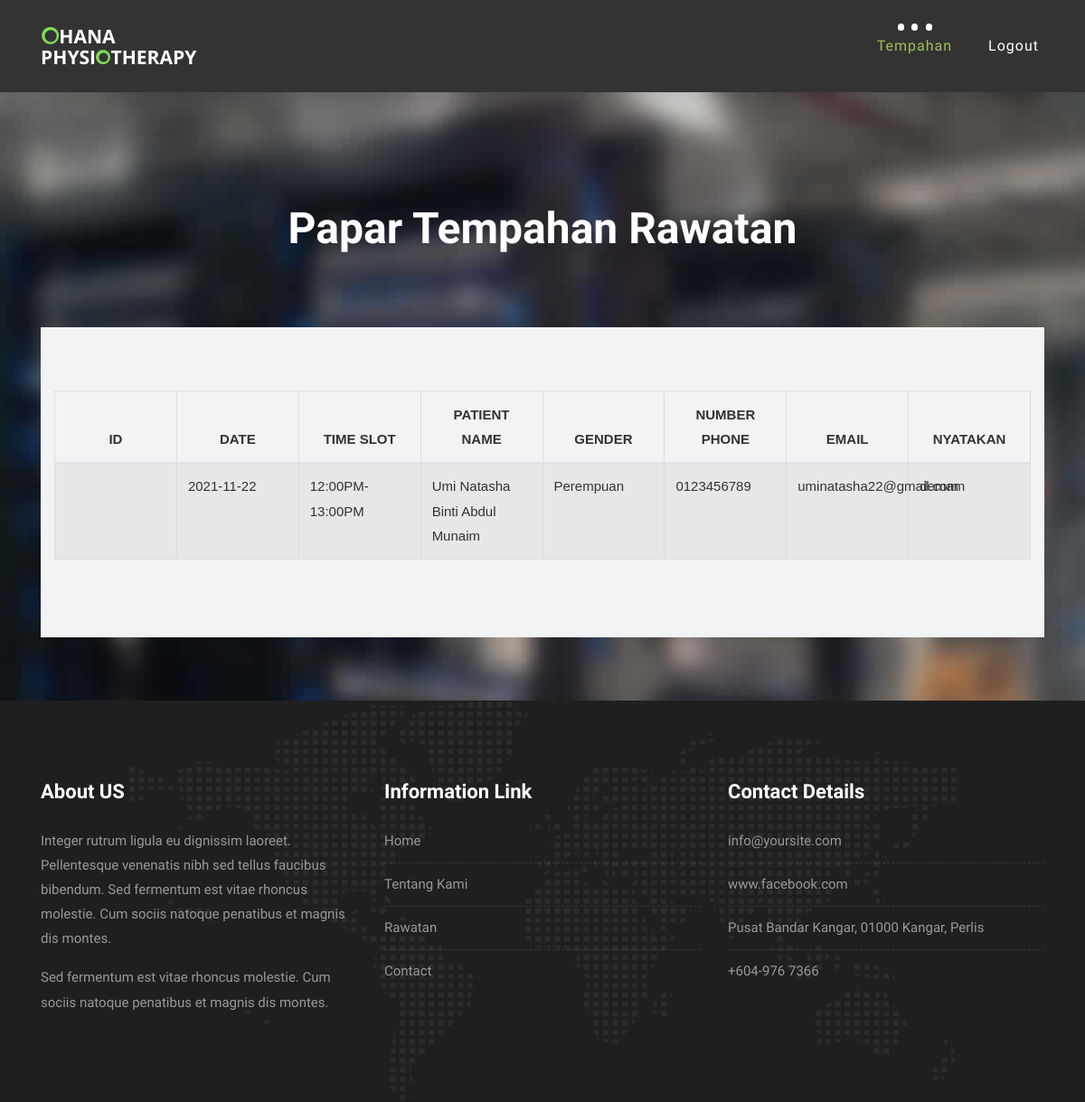
/listview.php, run on the app's committed database.
### tables this page shows
CREATE TABLE `bookings` (
  `id_book` int(11) NOT NULL,
  `date` date NOT NULL,
  `timeslot` varchar(50) NOT NULL,
  `name` varchar(50) NOT NULL,
  `gender` varchar(50) NOT NULL,
  `phone` varchar(50) NOT NULL,
  `email` varchar(50) NOT NULL,
  `comment` varchar(50) NOT NULL,
  `id_patient` int(11) NOT NULL
);

### listview.php (the view, shortened to what this page needs)
<?php
include('connection.php');
$sql = "SELECT * FROM bookings";
$result = mysqli_query($conn, $sql);
?>
<!DOCTYPE html>
<html lang="en">
        <link href="//maxcdn.bootstrapcdn.com/bootstrap/4.1.1/css/bootstrap.min.css" rel="stylesheet" id="bootstrap-css">
        <link rel="stylesheet" href="//maxcdn.bootstrapcdn.com/bootstrap/4.0.0-alpha.6/css/bootstrap.min.css" />
        <link href="//maxcdn.bootstrapcdn.com/font-awesome/4.3.0/css/font-awesome.min.css" rel="stylesheet" />
    <link rel="stylesheet" href="css/bootstrap.min.css">
    <link rel="stylesheet" href="style.css">
    <link rel="stylesheet" href="css/versions.css">
    <link rel="stylesheet" href="css/responsive.css">
    <link rel="stylesheet" href="css/custom.css">
</head>
<body class="host_version">
	<header class="top-navbar">
		<nav class="navbar navbar-expand-lg navbar-light bg-light">
			<div class="container-fluid">
				<a class="navbar-brand" href="index.php">
					<img src="images/ohana.png" alt="" />
				</a>
				<div class="collapse navbar-collapse" id="navbars-host">
					<ul class="navbar-nav ml-auto">
						<li class="nav-item active"><a class="nav-link" href="viewbooking.php">Tempahan</a></li>
						<li class="nav-item"><a class="nav-link" href="logout.php">Logout</a></li>
					</ul>
				</div>
			</div>
		</nav>
	</header>
	<div class="all-title-box">
		<div class="container text-center">
			<h1>Papar Tempahan Rawatan<span class="m_1"></span></h1>
		</div>
	<section class="page-section">
		<div class="container">
			<div id="overviews" class="section lb">
			<div class="container">
				<table id="staff" class="table table-striped">
					<tr>
					<thead>
					<th><center>ID</center></th>
					<th><center>DATE</center></th>
					<th><center>TIME SLOT</center></th>
					<th><center>PATIENT NAME</center></th>
					<th><center>GENDER</center></th>
					<th><center>NUMBER PHONE</center></th>
					<th><center>EMAIL</center></th>
					<th><center>NYATAKAN</center></th>
					</thead>
					<?php
						if(mysqli_num_rows($result) > 0)
						{
						while($row = mysqli_fetch_assoc($result))
						{
					?>
					<body>
						<tr>
							<td><?php echo $row["id"];?></td>
							<td><?php echo $row['date']; ?></td>
							<td><?php echo $row['timeslot']; ?></td>
							<td><?php echo $row['name'];?></td>
							<td><?php echo $row['gender']; ?></td>
							<td><?php echo $row['phone']; ?></td>
							<td><?php echo $row['email']; ?></td>
							<td><?php echo $row['comment']; ?></td>
						</tr>
					</body>
					<?php
						   }
						}
						else
						{
						   echo "0 results";
						}
					?>
				</table>
			</div>
			</div>
		</div>
	</section>
    <footer class="footer">
        <div class="container">
            <div class="row">
                <div class="col-lg-4 col-md-4 col-xs-12">
                    <div class="widget clearfix">
                        <div class="widget-title">
                            <h3>About US</h3>
                        </div>
                        <p> Integer rutrum ligula eu dignissim laoreet. Pellentesque venenatis nibh sed tellus faucibus bibendum. Sed fermentum est vitae rhoncus molestie. Cum sociis natoque penatibus et magnis dis montes.</p>
                        <p>Sed fermentum est vitae rhoncus molestie. Cum sociis natoque penatibus et magnis dis montes.</p>
                    </div>
                </div>
				<div class="col-lg-4 col-md-4 col-xs-12">
                    <div class="widget clearfix">
                        <div class="widget-title">
                            <h3>Information Link</h3>
                        </div>
                        <ul class="footer-links">
                            <li><a href="index.php">Home</a></li>
							<li><a href="about.php">Tentang Kami</a></li>
							<li><a href="hosting.php">Rawatan</a></li>
							<li><a href="contact.php">Contact</a></li>
                        </ul>
                    </div>
                </div>
                <div class="col-lg-4 col-md-4 col-xs-12">
                    <div class="widget clearfix">
                        <div class="widget-title">
                            <h3>Contact Details</h3>
                        </div>
                        <ul class="footer-links">
                            <li><a href="mailto:#">info@yoursite.com</a></li>
                            <li><a href="#">www.facebook.com</a></li>
                            <li> Pusat Bandar Kangar, 01000 Kangar, Perlis</li>
                            <li>+604-976 7366</li>
                        </ul>
                    </div>
                </div>
            </div>
        </div>
    </footer>
</body>
</html>

### style.css (style rules this page uses)
body { color: #333333; font-size: 15px; font-family: 'Quicksand', sans-serif; line-height: 1.80857; }
html, body { height: 100%; }
a { color: #1f1f1f; text-decoration: none !important; outline: none !important; -webkit-transition: all .3s ease-in-out; -moz-transition: all .3s ease-in-out; -ms-transition: all .3s ease-in-out; -o-transition: all .3s ease-in-out; transition: all .3s ease-in-out; }
h1, h2, h3, h4, h5, h6 { letter-spacing: 0; font-weight: normal; position: relative; padding: 0 0 10px 0; font-weight: normal; line-height: 120% !important; color: #1f1f1f; margin: 0 }
h1 { font-size: 24px }
h3 { font-size: 18px }
a { color: #1f1f1f; text-decoration: none; outline: none; }
a, .btn { text-decoration: none !important; outline: none !important; -webkit-transition: all .3s ease-in-out; -moz-transition: all .3s ease-in-out; -ms-transition: all .3s ease-in-out; -o-transition: all .3s ease-in-out; transition: all .3s ease-in-out; }
.top-navbar .bg-light { background: #333333 !important; }
.top-navbar .navbar-light .navbar-nav .nav-link { color: #ffffff; font-size: 16px; font-weight: 500; }
.top-navbar .navbar-light .navbar-nav .nav-item { position: relative; display: inline-block; padding: 15px 0px; margin: 0px 20px; }
.top-navbar .navbar-light .navbar-nav .nav-item .nav-link { padding: 6px 0px; position: relative; display: block; line-height: 30px; letter-spacing: 1px; }
.top-navbar .navbar-light .navbar-nav .nav-item::after { position: absolute; content: ''; left: 50%; bottom: auto; top: 11px; width: 7px; height: 8px; opacity: 0; margin-left: -3px; background-color: #ffffff; border-radius: 50px; -webkit-transform: translateY(0px); transform: translateY(0px); transition: all 900ms ease; -webkit-transition: all 900ms ease; -ms-transition: all 900ms ease; -o-transition: all 900ms ease; -moz-transition: all 900ms ease; }
.top-navbar .navbar-light .navbar-nav .nav-item .nav-link::before { position: absolute; content: ''; left: 0%; bottom: auto; top: -4px; width: 7px; height: 8px; border-radius: 50px; opacity: 0; margin-left: -10px; background-color: #ffffff; -webkit-transform: translateY(0px); transform: translateY(0px); transition: all 900ms ease; -webkit-transition: all 900ms ease; -ms-transition: all 900ms ease; -o-transition: all 900ms ease; -moz-transition: all 900ms ease; }
.top-navbar .navbar-light .navbar-nav .nav-item .nav-link::after { position: absolute; content: ''; right: 0%; left: auto; bottom: auto; top: -4px; width: 7px; height: 8px; border-radius: 50px; border: none !important; opacity: 0; margin-right: -11px; background-color: #ffffff; transition: all 900ms ease; -webkit-transition: all 900ms ease; -ms-transition: all 900ms ease; -o-transition: all 900ms ease; -moz-transition: all 900ms ease; }
.top-navbar .navbar-light .navbar-nav .nav-item.active::after { opacity: 1; }
.top-navbar .navbar-light .navbar-nav .nav-item.active .nav-link::before { opacity: 1; left: 40%; }
.top-navbar .navbar-light .navbar-nav .nav-item.active .nav-link { color: #9dc15b; }
.top-navbar .navbar-light .navbar-nav .nav-item.active .nav-link::after { opacity: 1; right: 40%; }
.top-navbar .bg-light { padding-top: 15px; padding-bottom: 15px; box-shadow: 0 0 18px 0 rgba(0,0,0,.12); }
.section { display: block; position: relative; overflow: hidden; padding: 70px 0; }
.section.lb { background-color: #f2f3f5; }
.page-section { padding: 70px 0px; }
.footer { padding: 90px 0 80px !important; color: #999; background:#1f1f1f url('images/world-map.png') no-repeat center; }
.footer .widget-title { position: relative; display: block; margin-bottom: 30px; }
.footer .widget-title h3 { color: #fff; font-weight: 700; font-size: 22px; padding: 0; margin: 0; line-height: 1 !important; }
.footer-links { list-style: none; padding: 0; }
.footer-links a { color: #999; }
.footer-links li { margin-bottom: 10px; display: block; width: 100%; border-bottom: 1px dashed rgba(255, 255, 255, 0.1); padding-bottom: 10px; }
.footer-links li:last-child { margin-bottom: 0; padding-bottom: 0; border: 0; }
.all-title-box { background: url(images/banner.jpg)no-repeat; -webkit-background-size: cover; -moz-background-size: cover; -o-background-size: cover; background-size: cover; background-position: center; min-height: 300px; }
.all-title-box h1 { color: #fff; font-weight: 600; text-transform: capitalize; padding-top: 11%; font-size: 48px; line-height: 0px; }

### data on the page
bookings: date "2021-11-22", timeslot "12:00PM-13:00PM", name "Umi Natasha Binti Abdul Munaim", gender "Perempuan", phone "0123456789", email "uminatasha22@gmail.com", comment "demam"
